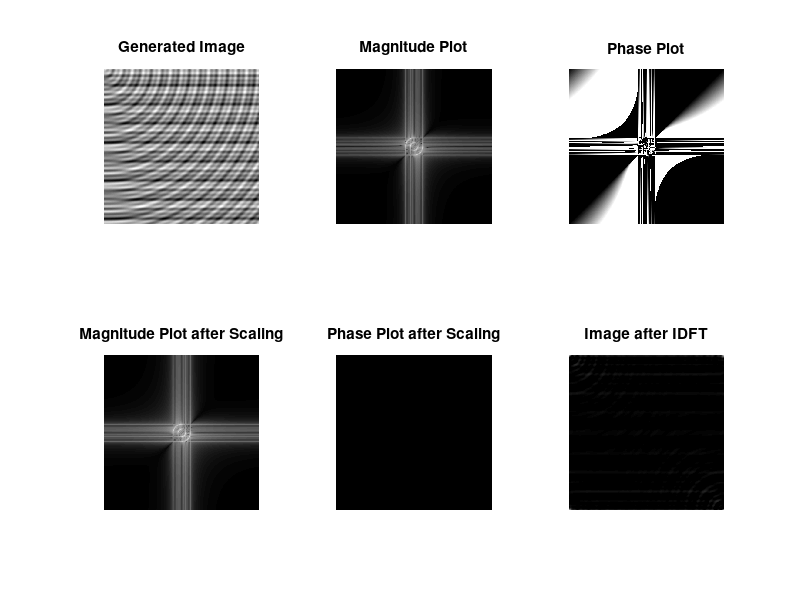

Write the MATLAB code that produced this figure.
%Creating image by using the fiven function.
img = zeros(512);
for x = 1:512
    for y = 1:512
        img(x,y) = sin(0.1 * x) + sin(0.2 * x) + cos(0.4 * x) + sin( sqrt(x^2 + y^2) * 0.15 ) + sin ( sqrt(x^2 + y^2) * 0.35 );
    end
end
subplot(2,3,1);
imshow(mat2gray(img));
title('Generated Image');

%Finding the DFT of the image using IFFT
%Plotting the magnitude plot of the frequency domain of the image
imgDft = fft2(img);

subplot(2,3,2);
imshow(mat2gray(log(fftshift(abs(imgDft) + 1))));
title('Magnitude Plot');
subplot(2,3,3);
imshow(fftshift(angle(imgDft)));
title('Phase Plot');

%Doubling the frequency domain values
%Displaying magnitude plot offrequency domain
imgDft1 = abs(imgDft)*2;
subplot(2,3,4);
imshow(mat2gray(log(fftshift(abs(imgDft1) + 1))));
title('Magnitude Plot after Scaling');

subplot(2,3,5);
imshow(angle(imgDft1));
title('Phase Plot after Scaling');

newImg = ifft2(imgDft1);
subplot(2,3,6);
imshow(mat2gray(newImg));
title('Image after IDFT');





